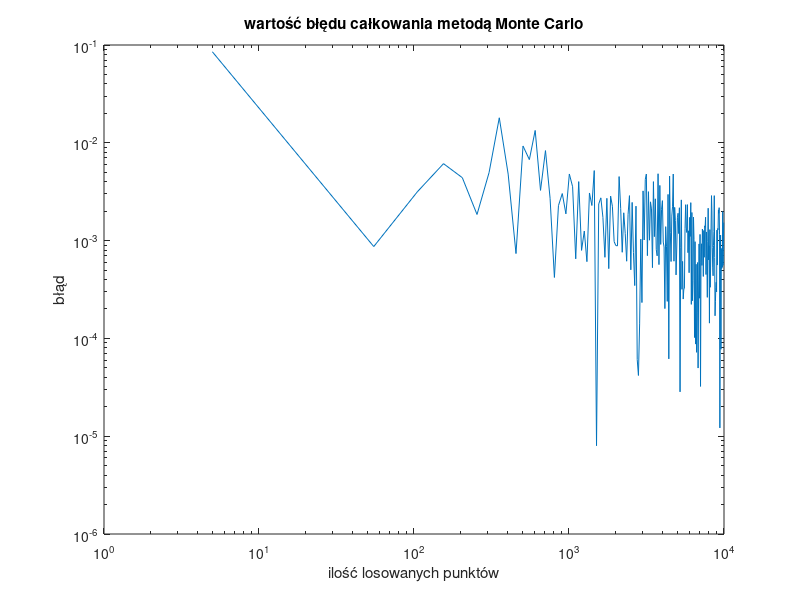

Write MATLAB code to recreate this figure.
function [ft_5, yrmax, Nt, xr, yr, integration_error] = monte_carlo_accuracy_evaluation()
    % Numeryczne całkowanie metodą Monte Carlo.
    %
    % ft_5 - gęstość funkcji prawdopodobieństwa dla n=5
    %
    % yrmax - maksymalna dopuszczalna wartość współrzędnej y losowanych punktów
    %
    % Nt - wektor wierszowy zawierający liczby losowań, dla których obliczano
    %     wektor błędów całkowania integration_error.
    %
    % [xr, yr] - tablice komórkowe zawierające informacje o wylosowanych punktach.
    %     Tablice te mają rozmiar [1, length(Nt)]. W komórkach xr{1,i} oraz yr{1,i}
    %     zawarte są współrzędne x oraz y wszystkich punktów zastosowanych
    %     do obliczenia całki przy losowaniu Nt(1,i) punktów.
    %
    % integration_error - wektor wierszowy. Każdy element integration_error(1,i)
    %     zawiera błąd całkowania obliczony dla liczby losowań równej Nt(1,i).
    %     Zakładając, że obliczona wartość całki dla Nt(1,i) próbek wynosi
    %     integration_result, błąd jest definiowany jako:
    %     integration_error(1,i) = abs(integration_result - reference_value),
    %     gdzie reference_value to wartość referencyjna całki.

    reference_value = 0.0473612919396179; % wartość referencyjna całki

    ft_5 = failure_density_function(5);
    xrmax = 5;
    yrmax = 0.066317;

    Nt = 5:50:10^4;
    xr = cell(1, length(Nt));
    yr = cell(1, length(Nt));
    integration_error = zeros(1, length(Nt));
    for i=1:length(Nt)
        [integration_result, xr{1,i}, yr{1,i}] = monte_carlo_integral(Nt(i), xrmax, yrmax);
        integration_error(i) = abs(integration_result - reference_value);
    end
    loglog(Nt, integration_error);
    xlabel("ilość losowanych punktów");
    ylabel("błąd");
    title("wartość błędu całkowania metodą Monte Carlo");


end

function [integral_approximation, x, y] = monte_carlo_integral(N, xmax, ymax)
    % Oblicza przybliżoną wartość całki oznaczonej z funkcji gęstości
    % prawdopodobieństwa (failure_density_function) przy użyciu
    % metody Monte Carlo.
    %
    % N – liczba losowanych punktów
    % xmax – koniec przedziału całkowania [0, xmax]
    % ymax – górna granica wartości funkcji w przedziale [0, xmax]
    %        (musi spełniać warunek ymax ≥ max(f(x)))
    % integral_approximation – przybliżona wartość całki
    % x – wektor wierszowy o długości N z wylosowanymi wartościami x z [0, xmax]
    % y – wektor wierszowy o długości N z wylosowanymi wartościami y z [0, ymax]
    x = rand(1, N) .* xmax;
    y = rand(1, N) .* ymax;
    ft_x = failure_density_function(x);
    N1 = 0;
    for i=1:N
        if(ft_x(i) >= y(i))
            N1 = N1 + 1;
        end
    end
    integral_approximation = xmax * ymax * N1 / N;
end

function ft = failure_density_function(t)
    % Zwraca wartości funkcji gęstości prawdopodobieństwa wystąpienia awarii
    % urządzenia elektronicznego dla zadanych wartości czasu t.
    %
    % t – wektor wartości czasu (wyrażonych w latach), dla których obliczane
    %   są wartości funkcji gęstości prawdopodobieństwa.
    %
    % ft – wektor zawierający wartości funkcji gęstości prawdopodobieństwa
    %      odpowiadające kolejnym elementom wektora t.

    ft = 1/(3*sqrt(2*pi))*exp(-(t-10).^2/18);
end
